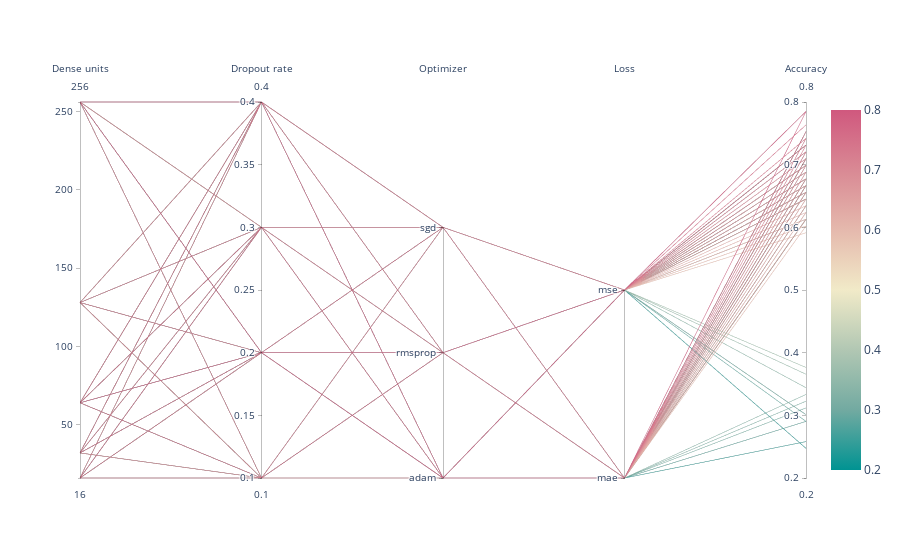

The code cell stored with this chart in its notebook:
### Code cell
import plotly.graph_objects as go

fig = go.Figure(data=
    go.Parcoords(
        line = dict(color = df['accuracy'],
                   colorscale = 'Tealrose',
                   showscale = True,
                   cmin = 0.2,
                   cmax = 0.8),
        dimensions = list([
            dict(range = [min(HP_NUM_UNITS.domain.values), max(HP_NUM_UNITS.domain.values)],
                 label = "Dense units", values = df['dense_units']),
            dict(range = [min(HP_DROPOUT.domain.values), max(HP_DROPOUT.domain.values)],
                 label = 'Dropout rate', values = df['dropout_rate']),
            dict(tickvals = [0, 1, 2],
                 range = [0, len(HP_OPTIMIZER.domain.values)],
                 ticktext = HP_OPTIMIZER.domain.values,
                 label = 'Optimizer', values = df['optimizer']),
            dict(tickvals = [0, 1],
                 range = [0, len(HP_LOSS.domain.values)],
                 ticktext = HP_LOSS.domain.values,
                 label = 'Loss', values = df['loss']),
            dict(range = [0.2, 0.8],
                 label = 'Accuracy', values = df['accuracy'])])
    )
)
fig.show()
